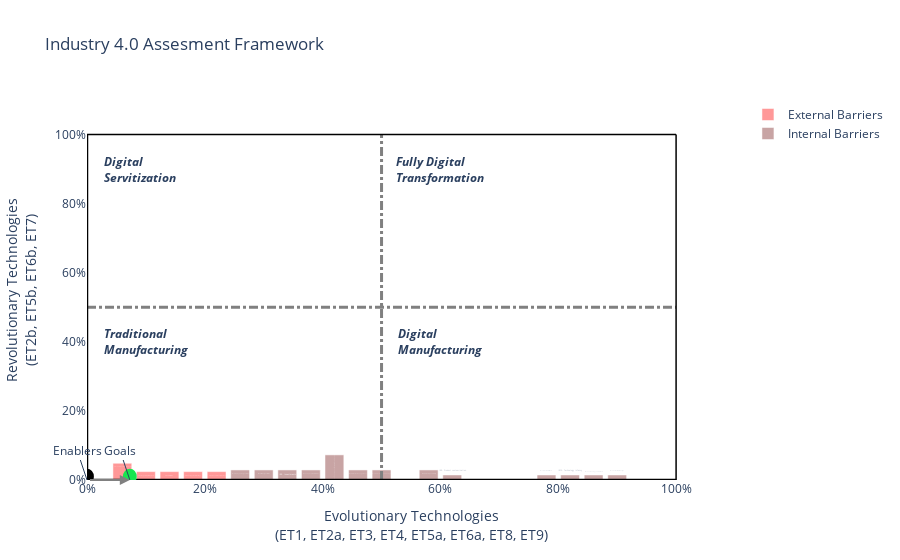

Notebook code for this chart:
### Markdown cell above
By hitting the button you will be shown with a graph summarizing where you are on the frameowrk, based on the technologies you have, and where you want to be, based on the goals you want to reach. You will be also shown a histogram plot with the barriers which will more likely prevent you from reach your goals.

### Code cell
btn= widgets.Button(
    description='Submit',
    disabled=False,
    button_style='', # 'success', 'info', 'warning', 'danger' or ''
    tooltip='Click me',
    icon='check' # (FontAwesome names without the `fa-` prefix)
)
display(btn)

### Figure 1 — Plotly figure (JSON) as saved in the notebook; plotly's stock layout.template omitted (floating-point values rounded to 4 significant figures)
{"data": [{"hovertemplate": "<b>%{text}</b><extra></extra>", "marker": {"color": "rgb(255,0,0)"}, "name": "External Barriers", "opacity": 0.4, "text": ["EB1: Communication standards", "EB2: Regulatory framework", "EB3: Infrastructure", "EB4: Competence shortage", "EB5: Government incentives"], "type": "bar", "x": [0.06, 0.1, 0.14, 0.18, 0.22], "y": [0.04848, 0.02424, 0.02424, 0.02424, 0.02424]}, {"hovertemplate": "<b>%{text}</b><extra></extra>", "marker": {"color": "rgb(120,30,30)"}, "name": "Internal Barriers", "opacity": 0.4, "text": ["IB1: Employee reorganization", "IB2: Firm reorganization", "IB3: Investments", "IB4: Complex systems installation", "IB5: Complex systems design and management", "IB6: Information management", "IB7(a): Information profitable usage", "IB7(b): Information profitable usage", "IB8(a,b): Safety and security", "IB9: Product customization", "IB10: Customer preparedness", "IB11: Competence shortage", "IB12(a): Cultural resistance", "IB12(b): Cultural resistance", "IB13: Technology infancy", "IB14: Technology obsolescence", "IB15: Partnerships redesign", "IB16: Value proposition redesign"], "type": "bar", "x": [0.26, 0.3, 0.34, 0.38, 0.42, 0.46, 0.5, 0.54, 0.58, 0.62, 0.66, 0.7, 0.74, 0.78, 0.82, 0.86, 0.9, 0.94], "y": [0.02909, 0.02909, 0.02909, 0.02909, 0.07273, 0.02909, 0.02909, 0, 0.02909, 0.01455, 0, 0, 0, 0.01455, 0.01455, 0.01455, 0.01455, 0]}], "layout": {"annotations": [{"align": "left", "showarrow": false, "text": "<b><i>Traditional<br>Manufacturing</i></b>", "x": 0.1, "y": 0.4}, {"align": "left", "showarrow": false, "text": "<b><i>Digital<br>Manufacturing</i></b>", "x": 0.6, "y": 0.4}, {"align": "left", "showarrow": false, "text": "<b><i>Digital<br>Servitization</i></b>", "x": 0.09, "y": 0.9}, {"align": "left", "showarrow": false, "text": "<b><i>Fully Digital<br>Transformation</i></b>", "x": 0.6, "y": 0.9}, {"text": "Enablers", "x": 0, "y": 0}, {"text": "Goals", "x": 0.07273, "y": 0}, {"arrowcolor": "Gray", "arrowhead": 2, "arrowsize": 1, "arrowwidth": 2, "ax": 0, "axref": "x", "ay": 0, "ayref": "y", "opacity": 1, "showarrow": true, "x": 0.07273, "xref": "x", "y": 0, "yref": "y"}], "shapes": [{"line": {"color": "Gray", "dash": "dashdot", "width": 3}, "type": "line", "x0": 0.5, "x1": 0.5, "y0": 0, "y1": 1}, {"line": {"color": "Gray", "dash": "dashdot", "width": 3}, "type": "line", "x0": 0, "x1": 1, "y0": 0.5, "y1": 0.5}, {"line": {"color": "Black", "width": 2.5}, "type": "line", "x0": 0, "x1": 1, "y0": 0, "y1": 0}, {"line": {"color": "Black", "width": 1.5}, "type": "line", "x0": 0, "x1": 1, "y0": 1, "y1": 1}, {"line": {"color": "Black", "width": 2.5}, "type": "line", "x0": 0, "x1": 0, "y0": 0, "y1": 1}, {"line": {"color": "Black", "width": 1.5}, "type": "line", "x0": 1, "x1": 1, "y0": 0, "y1": 1}, {"fillcolor": "Black", "line": {"color": "Black"}, "type": "circle", "x0": -0.01, "x1": 0.01, "xref": "x", "y0": -0.01, "y1": 0.03, "yref": "y"}, {"fillcolor": "rgb(24,230,79)", "line": {"color": "rgb(24,230,79)"}, "type": "circle", "x0": 0.06273, "x1": 0.08273, "xref": "x", "y0": -0.01, "y1": 0.03, "yref": "y"}], "title": {"text": "Industry 4.0 Assesment Framework"}, "xaxis": {"range": [0, 1.1], "showgrid": false, "tickformat": ",.0%", "title": {"text": "Evolutionary Technologies<br>(ET1, ET2a, ET3, ET4, ET5a, ET6a, ET8, ET9)"}, "zeroline": false}, "yaxis": {"range": [0, 1.1], "showgrid": false, "tickformat": ",.0%", "title": {"text": "Revolutionary Technologies<br>(ET2b, ET5b, ET6b, ET7)"}, "zeroline": false}}}
